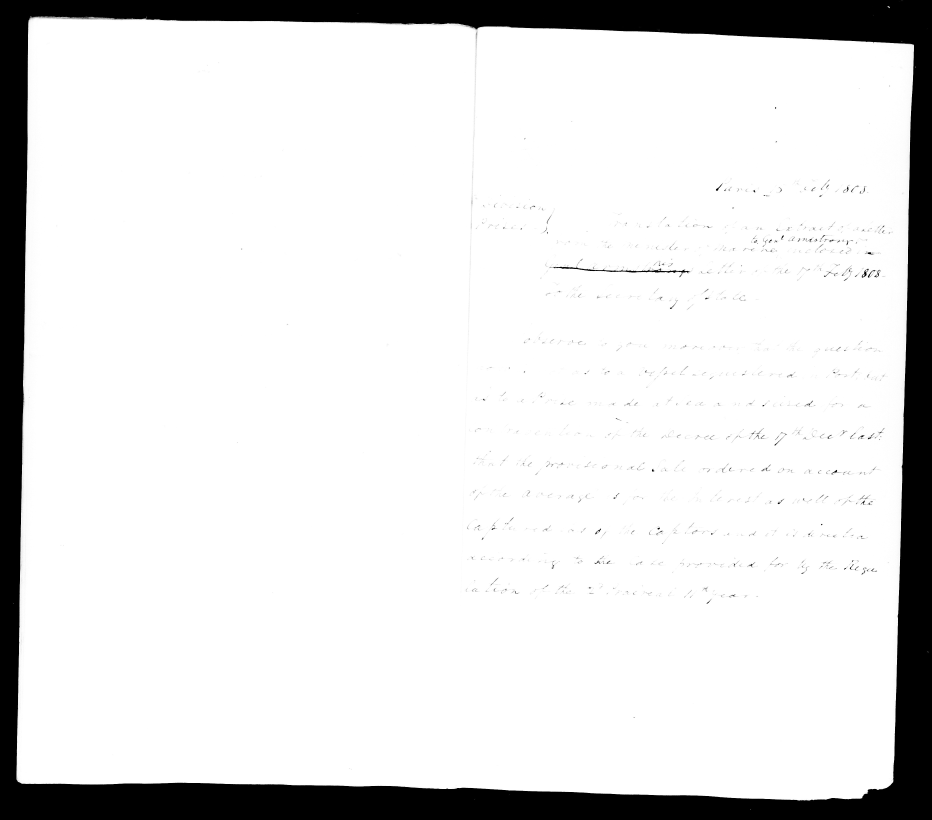
#> input picture ciphers/armstrong-madison-1808/images/M34-014-0029.jpg, 3728 x 3280 px, given as the content of the folder ../../armstrong-madison-1808/images/M34-014-0029.jpg, which was not available (shown at 1/4 size)
$ python sheets.py ../../armstrong-madison-1808/images/M34-014-0029.jpg ../../armstrong-madison-1808/images/M34-014-0030.jpg ../../armstrong-madison-1808/images/M34-014-0030.jpg ../../armstrong-madison-1808/images/M34-014-0030.jpg 5
#> lines starting #> are read from the running program, lines starting #| are printed output that depends on the picture; pictures that were not available may be replaced by others from this repository, and a replacement may not be noted
import sys,os,glob,random,json
from PIL import Image,ImageDraw
src,ctl,out,tag=sys.argv[1],sys.argv[2],sys.argv[3],sys.argv[4]
random.seed(int(sys.argv[5]) if len(sys.argv)>5 else 7)
tg=sorted(glob.glob(src+'/*.jpg')); cs={'C1':ctl+'/ctl_0210.jpg','C2':ctl+'/ctl_0211.jpg','K1':ctl+'/ctl_0206.jpg','K2':ctl+'/ctl_0207.jpg'}
os.makedirs(out,exist_ok=True); key={}
for si in range(0,len(tg),8):
    items=[('T',f) for f in tg[si:si+8]]+[(k,v) for k,v in cs.items()]
    random.shuffle(items); n=si//8+1
    W,H,cols=400,330,4; rows=(len(items)+cols-1)//cols
    sh=Image.new('RGB',(W*cols,H*rows),'white'); d=ImageDraw.Draw(sh)
#> after `sh = Image.new('RGB', (W * cols, H * rows), 'white')`: sh: PIL image 1600x660 RGB; every value is 255
    for i,(k,f) in enumerate(items):
        im=Image.open(f).convert('RGB'); im.thumbnail((W-6,H-24))
#> after `im.thumbnail((W - 6, H - 24))`:
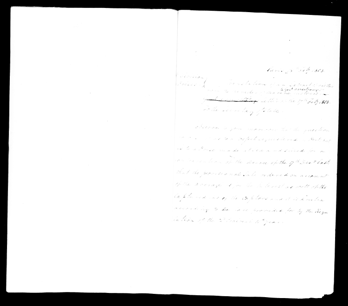
#> im: PIL image 348x306 RGB; min 0, max 255, mean 223.5
        x,y=(i%cols)*W,(i//cols)*H; sh.paste(im,(x+3,y+20))
#> after `sh.paste(im, (x + 3, y + 20))`:
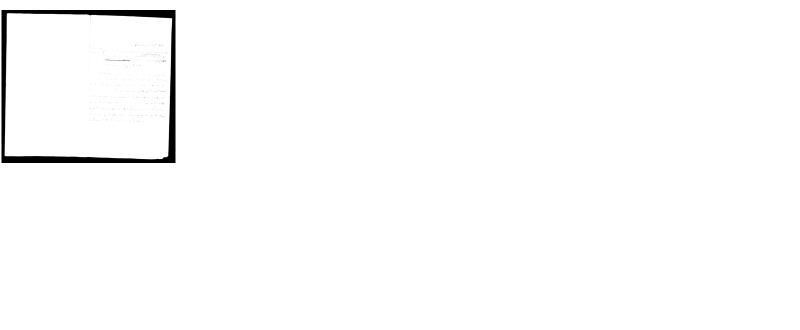
#> sh: PIL image 1600x660 RGB (shown at 1/2 size); min 0, max 255, mean 251.8
#> (the run stopped early here; a loop or call above may not have finished)

$ run again, on ciphers/armstrong-madison-1808/images/M34-014-0030.jpg
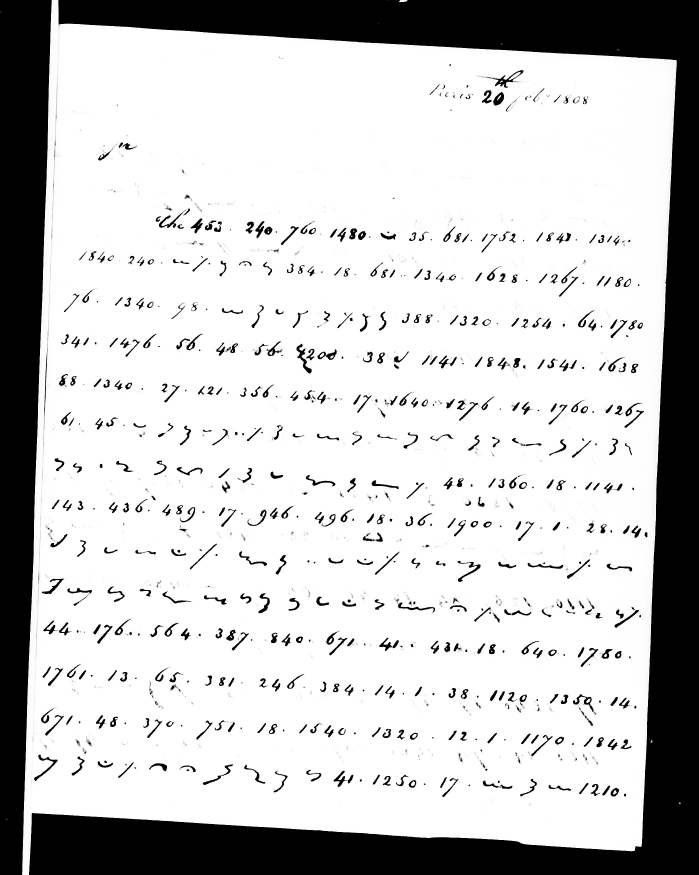
#> input picture ciphers/armstrong-madison-1808/images/M34-014-0030.jpg, 2096 x 2624 px, given as the content of the folder ../../armstrong-madison-1808/images/M34-014-0030.jpg, which was not available (shown at 1/3 size)
#> `im.thumbnail((W - 6, H - 24))`:
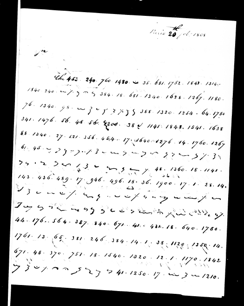
#> im: PIL image 244x306 RGB; min 0, max 255, mean 198.1
#> `sh.paste(im, (x + 3, y + 20))`:
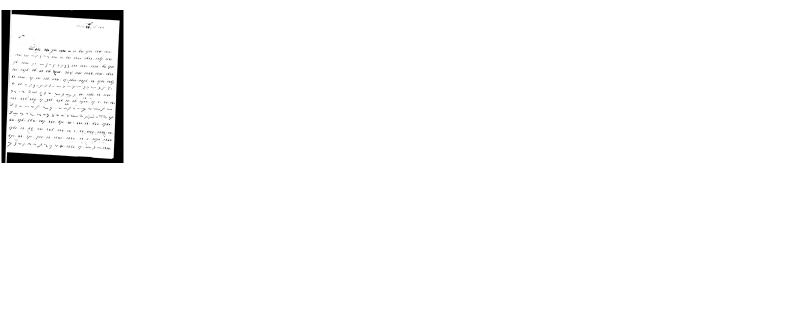
#> sh: PIL image 1600x660 RGB (shown at 1/2 size); min 0, max 255, mean 251

$ run again, on ciphers/armstrong-madison-1808/images/M34-014-0031.jpg
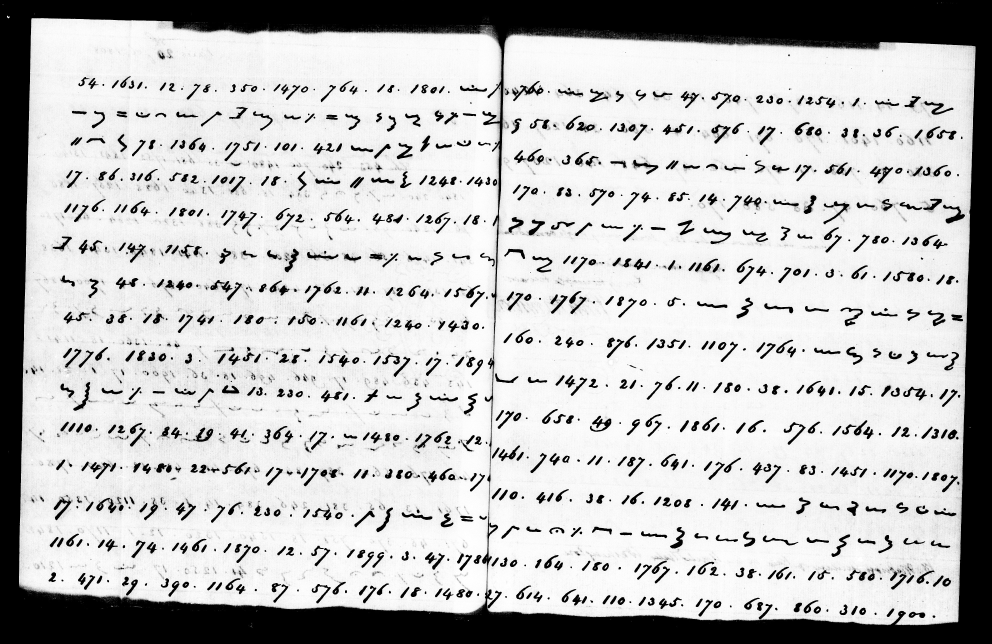
#> input picture ciphers/armstrong-madison-1808/images/M34-014-0031.jpg, 3968 x 2576 px, given as the content of the folder ../../armstrong-madison-1808/images/M34-014-0031.jpg, which was not available (shown at 1/4 size)
#> `im.thumbnail((W - 6, H - 24))`:
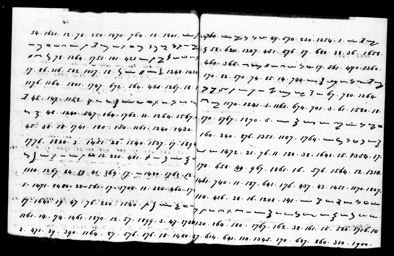
#> im: PIL image 394x256 RGB; min 0, max 255, mean 191.6
#> `sh.paste(im, (x + 3, y + 20))`:
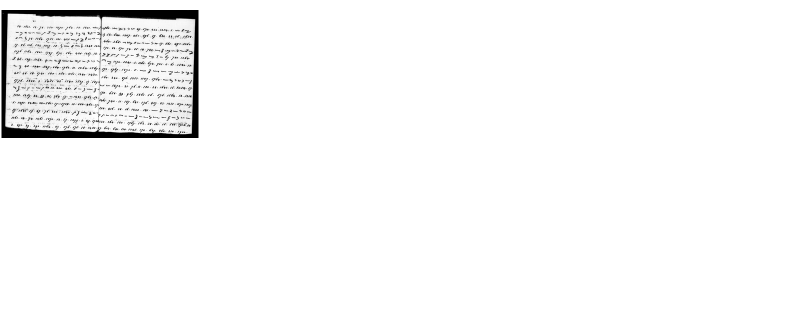
#> sh: PIL image 1600x660 RGB (shown at 1/2 size); min 0, max 255, mean 248.9
